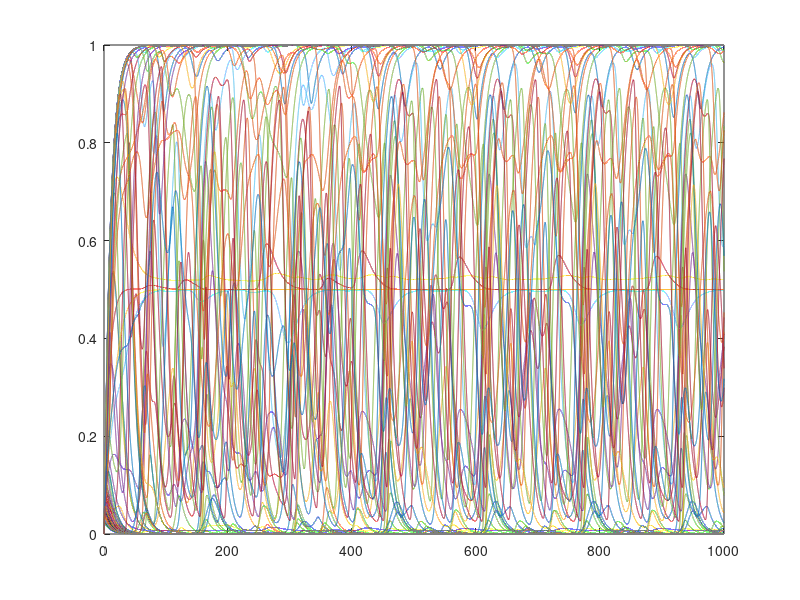

MATLAB code for this plot:
dt = 0.01;
tend = 1000;
t = 0:dt:tend;
T = length(t);

N = 100;
tau = 10;

K = 10;

W = zeros(N);
We = 10.*(rand(N,N./2) < K./N);
Wi = -10.*(rand(N,N./2) < K./N);

W(:,1:50)   = We;
W(:,51:100) = Wi;

x = zeros(N,T);
s = zeros(N,T);

I = zeros(N,T);
I(:,1) = 10.*ones(N,1);

for n = 1:T-1
    
dx = - x(:,n) + s(:,n);

x(:,n+1) = x(:,n) + dx.*dt./tau;
s(:,n+1) = 1./(1+exp(-W*x(:,n) + I(:,n)));

end

plot(t,x)